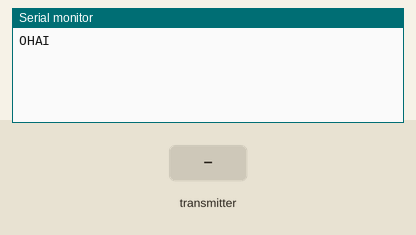
Recording of a sketch running on a simulated Arduino Uno, built with avr-gcc and run on an emulated ATmega328P. Shown: the last lines printed to the serial monitor. The test bench sets the inputs (shaded band). No radio packets arrive unless stated.

Above: at 1.2 s.
1.3 s: the transmitter starts sending pressure = 0
At 1.37 s:
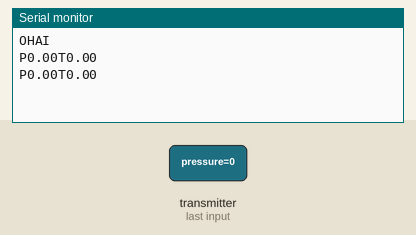
3.2 s: the transmitter starts sending temperature = 25
At 3.27 s:
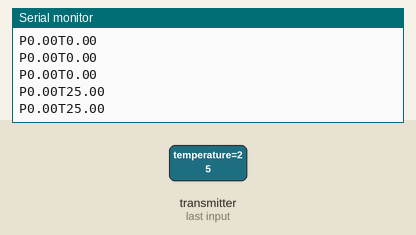
4.7 s: the transmitter starts sending pressure = 1
At 4.77 s:
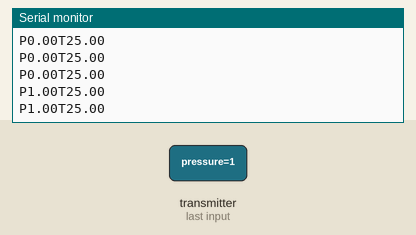
6.2 s: the transmitter starts sending temperature = 0
At 6.27 s:
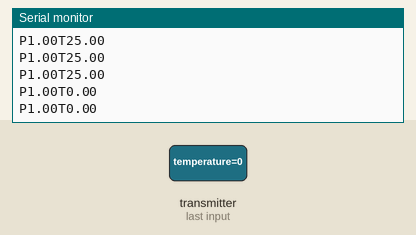

Measured:
- after the input at 1.3 s, the serial monitor: prints a new line at once (image 1)
- after the input at 3.2 s, the serial monitor: prints a new line at once (image 2)
- after the input at 4.7 s, the serial monitor: prints a new line at once (image 3)
- after the input at 6.2 s, the serial monitor: prints a new line at once (image 4)

The sketch:

WeatherRecv.ino
```cpp
#include <SPI.h>
#include "RF24.h"

RF24 radio(7, 8);
byte address[] = "Aaron"; // Six bytes incl. NUL

typedef struct {
  float pressure;
  float temperature;
} prestemp_t;

void setup(void) {
  Serial.begin(9600);
  Serial.println("OHAI");

  radio.begin();
  radio.setPALevel(RF24_PA_MAX);
  radio.setDataRate(RF24_250KBPS);
  radio.openReadingPipe(1, address);
  radio.startListening();
}

void loop(void) {
  prestemp_t data;

  if(radio.available()){
    radio.read(&data, 8);
    Serial.print("P");
    Serial.print(data.pressure);
    Serial.print("T");
    Serial.print(data.temperature);
    Serial.println("");
  }
}
```
